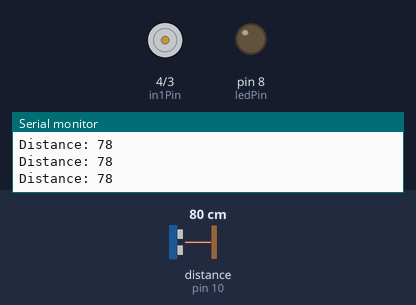
The sketch below on a simulated Arduino Uno, built with avr-gcc and run on an emulated ATmega328P. On the bench: motor-driver pin pairs drawn as motors (green arrow = first pin HIGH = forward, orange = second pin HIGH = backward, longer = more drive, scaled by the enable pin), output pins drawn as LEDs (lit = HIGH), the last lines printed to the serial monitor. Wiring (inferred from the names in the program): ultrasonic range finder: trigger pin 9; echo pin 10. The test bench sets the inputs (shaded band); at power-on: distance to the obstacle (sensor on pin 10) 80 cm. The echo pulse lasts 58.3 µs per cm; pins used as bus, display or sensor lines are not drawn.

Above: at 1.2 s.
1.3 s: distance to the obstacle (sensor on pin 10) set to 55 cm
2.8 s: distance to the obstacle (sensor on pin 10) set to 46 cm
At 4.0 s:
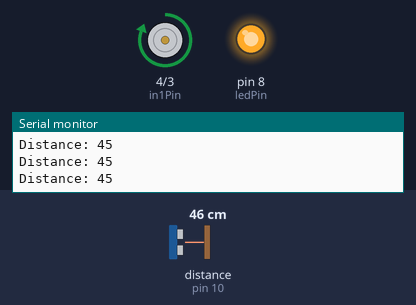
4.3 s: distance to the obstacle (sensor on pin 10) set to 60 cm
At 5.2 s:
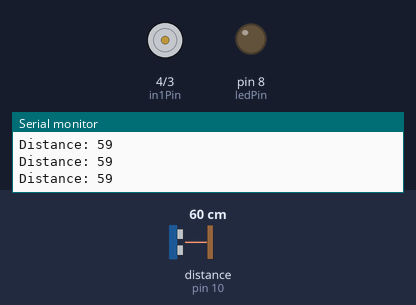
5.8 s: distance to the obstacle (sensor on pin 10) set to 2 cm
At 6.2 s:
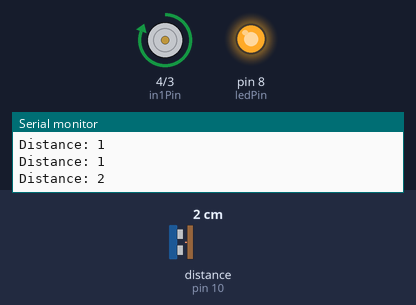
Timing chart, 0 to 8.3 s (numbered marks = the images above; inputs shaded):
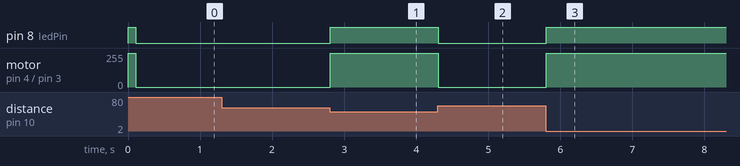

The sketch:

sketch_may26a.ino
```cpp
const int trigPin = 9;
const int echoPin = 10;
const int ledPin  = 8;
const int en1Pin  = 5;  // EN1 → D5
const int in1Pin  = 4;  // IN1 → D4
const int in2Pin  = 3;  // IN2 → D3

// ---- 定数 ----
const int SENSOR_INTERVAL = 100;  // 100ms周期
const int THRESHOLD = 50;         // 50cm以内で動作

// ---- 変数 ----
int currentState = 0;   // 0:待機, 1:動作
int distance = 0;
unsigned long lastSensorMillis = 0;

// ===============================
// 初期化
// ===============================
void setup() {
  pinMode(trigPin, OUTPUT);
  pinMode(echoPin, INPUT);
  pinMode(ledPin, OUTPUT);
  pinMode(en1Pin, OUTPUT);
  pinMode(in1Pin, OUTPUT);
  pinMode(in2Pin, OUTPUT);

  Serial.begin(9600);
  digitalWrite(ledPin, LOW);
  motoroff();
}

// ===============================
// メインループ
// ===============================
void loop() {
  unsigned long now = millis();

  // センサー読み取り（100ms周期）
  if (now - lastSensorMillis >= SENSOR_INTERVAL) {
    lastSensorMillis = now;
    distance = readSensor();
    Serial.print("Distance: ");
    Serial.println(distance);
  }

  // 状態更新
  updateState();

  // 出力制御
  updateOutput();
}

// ===============================
// 超音波センサー読み取り
// ===============================
int readSensor() {
  digitalWrite(trigPin, LOW);
  delayMicroseconds(2);

  digitalWrite(trigPin, HIGH);
  delayMicroseconds(10);
  digitalWrite(trigPin, LOW);

  long duration = pulseIn(echoPin, HIGH);
  int dist = duration * 0.034 / 2;

  // 異常値処理（0cm / 400cm以上は無視）
  if (dist <= 0 || dist >= 400) {
    return distance;  // 前回値を返す
  }

  return dist;
}

// ===============================
// 状態遷移
// ===============================
void updateState() {
  if (distance <= THRESHOLD) {
    currentState = 1;  // 動作状態
  } else {
    currentState = 0;  // 待機状態
  }
}

// ===============================
// 出力制御
// ===============================
void updateOutput() {
  if (currentState == 1) {
    turnOnLED();
    motorOn();
  } else {
    turnOffLED();
    motoroff();
  }
}

// ===============================
// LED ON
// ===============================
void turnOnLED() {
  digitalWrite(ledPin, HIGH);
}

// ===============================
// LED OFF
// ===============================
void turnOffLED() {
  digitalWrite(ledPin, LOW);
}

// ===============================
// モーター ON
// ===============================
void motorOn() {
  digitalWrite(en1Pin, HIGH);  // 有効化
  digitalWrite(in1Pin, HIGH);  // IN1: HIGH
  digitalWrite(in2Pin, LOW);   // IN2: LOW
}


// ===============================
// モーター OFF
// ===============================
void motoroff() {
  digitalWrite(en1Pin, LOW);   // 無効化
  digitalWrite(in1Pin, LOW);
  digitalWrite(in2Pin, LOW);
}
```

Measured:
- the behaviour switches between 52 and 51 cm on distance to the obstacle (sensor on pin 10) (found by bisection; images 0 and 1)
- after the input at 2.8 s, pin 8 (ledPin): LOW → HIGH at once; motor on pin 4 (in1Pin) / pin 3 (in2Pin): stopped → forward 255/255 at once
- after the input at 4.3 s, pin 8 (ledPin): HIGH → LOW at once; motor on pin 4 (in1Pin) / pin 3 (in2Pin): forward 255/255 → stopped at once
- after the input at 5.8 s, pin 8 (ledPin): LOW → HIGH at once; motor on pin 4 (in1Pin) / pin 3 (in2Pin): stopped → forward 255/255 at once
